Frame 1 (no input): blank canvas, image omitted
Frame 60 (the mouse pressed at the canvas centre just before this capture): blank canvas, image omitted
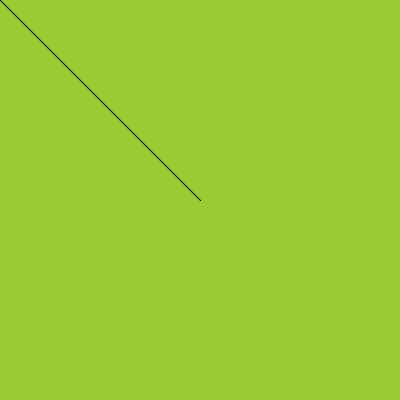
Frame 120 (the mouse held since frame 60 and released just before this capture)

The Processing sketch whose frames 1 and 60 were blank and that drew this single picture after the mouse press (run headless with seeded random() and noise(); from frame 60 on, the mouse is pressed at the canvas centre):

// Processing sketch: processing_38386
// ── processing_38386.pde

void setup() {
  
size(400,400);
background(#99CC33);}

void draw() {
  line(pmouseX,pmouseY,mouseX,mouseY);
}
